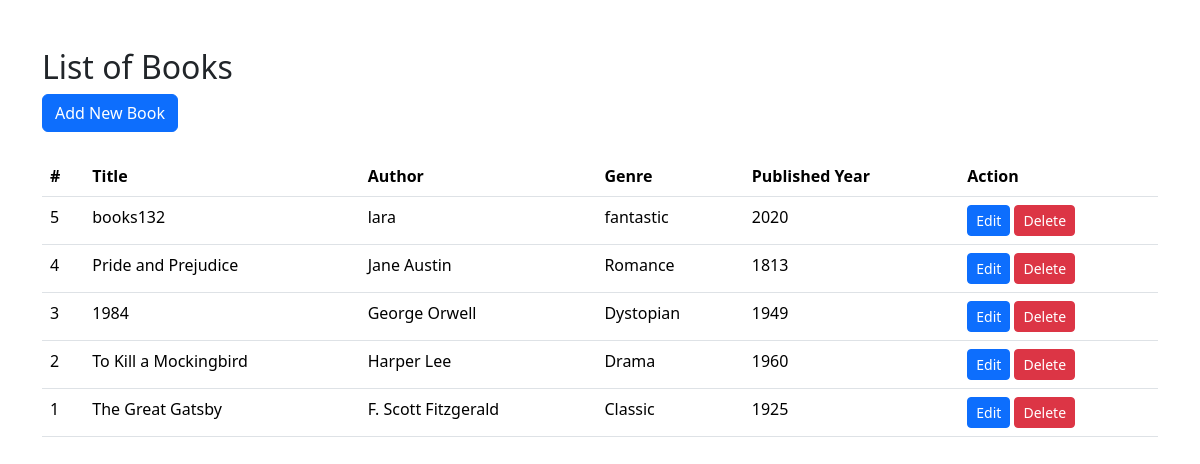
Screenshot of /books/index_books.php with the database file from the repository.
### tables this page shows
CREATE TABLE `books` (
  `id` int(11) NOT NULL,
  `title` varchar(255) NOT NULL,
  `author` varchar(255) NOT NULL,
  `genre` varchar(100) DEFAULT NULL,
  `published_year` int(11) DEFAULT NULL,
  `created_at` timestamp NOT NULL DEFAULT current_timestamp()
);

### books/index_books.php (the view, shortened to what this page needs)
<?php
require_once '../users/database.php';
try {
    $stmt = $pdo->prepare("SELECT * FROM books ORDER BY created_at DESC");
    $stmt->execute();
    $books = $stmt->fetchAll(PDO::FETCH_ASSOC);
} catch (PDOException $e) {
    die("Database error: " . $e->getMessage());
}
?>
<!DOCTYPE html>
<html lang="en">
<head>
    <link rel="stylesheet" href="https://cdn.jsdelivr.net/npm/bootstrap@5.3.3/dist/css/bootstrap.min.css">
</head>
<body>
    <div class="container my-5">
        <h2>List of Books</h2>
        <a class="btn btn-primary" href="create_book.php" role="button">Add New Book</a>
        <br><br>
        <table class="table">
            <thead>
                <tr>
                    <th>#</th>
                    <th>Title</th>
                    <th>Author</th>
                    <th>Genre</th>
                    <th>Published Year</th>
                    <th>Action</th>
                </tr>
            </thead>
            <tbody>
                <?php if (!empty($books)): ?>
                    <?php foreach ($books as $row): ?>
                        <tr>
                            <td><?php echo htmlspecialchars($row['id']); ?></td>
                            <td><?php echo htmlspecialchars($row['title']); ?></td>
                            <td><?php echo htmlspecialchars($row['author']); ?></td>
                            <td><?php echo htmlspecialchars($row['genre']); ?></td>
                            <td><?php echo htmlspecialchars($row['published_year']); ?></td>
                            <td>
                                <a href="edit_book.php?id=<?php echo urlencode($row['id']); ?>" class="btn btn-primary btn-sm">Edit</a>
                                <a href="delete_book.php?id=<?php echo urlencode($row['id']); ?>" class="btn btn-danger btn-sm" onclick="return confirm('Are you sure you want to delete this book?')">Delete</a>
                            </td>
                        </tr>
                    <?php endforeach; ?>
                <?php else: ?>
                    <tr><td colspan="6" class="text-center">No books found</td></tr>
                <?php endif; ?>
            </tbody>
        </table>
    </div>
</body>
</html>

### rows the page displays
books: id "5", title "books132", author "lara", genre "fantastic", published_year "2020"
books: id "4", title "Pride and Prejudice", author "Jane Austin", genre "Romance", published_year "1813"
books: id "3", title "1984", author "George Orwell", genre "Dystopian", published_year "1949"
books: id "2", title "To Kill a Mockingbird", author "Harper Lee", genre "Drama", published_year "1960"
books: id "1", title "The Great Gatsby", author "F. Scott Fitzgerald", genre "Classic", published_year "1925"
